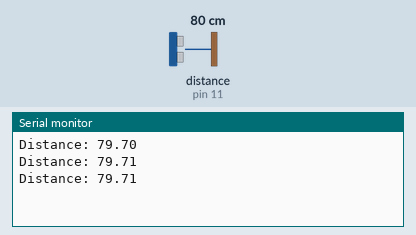
The sketch below on a simulated Arduino Uno, built with avr-gcc and run on an emulated ATmega328P. On the bench: the last lines printed to the serial monitor. Wiring (inferred from the names in the program): ultrasonic range finder: trigger pin 10; echo pin 11. The test bench sets the inputs (shaded band); at power-on: distance to the obstacle (sensor on pin 11) 80 cm. The echo pulse lasts 58.3 µs per cm.

Above: at 1.3 s.
1.4 s: distance to the obstacle (sensor on pin 11) set to 2 cm
At 1.9 s:
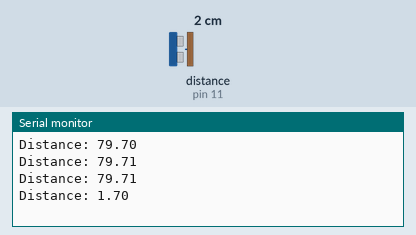
2.9 s: distance to the obstacle (sensor on pin 11) set to 4 cm
At 3.4 s:
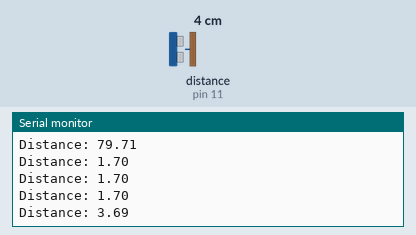
Timing chart, 0 to 5.9 s (numbered marks = the images above; inputs shaded):
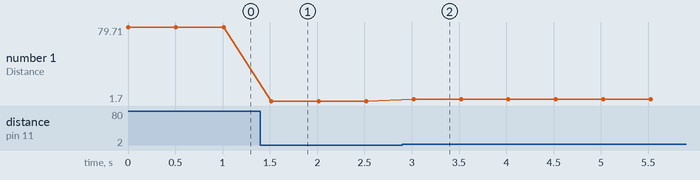

The sketch:

Ultrasonic_sensor.ino
```cpp
#define Trig 10
#define Echo 11

//NOTE: based on minimal testing, ultrasonic sensor seems to overestimate by <=1cm
// dead zone seems to be <5cm so not useful
//doesnt work past 2.74 meters, at 1.4m is +-3cm and a bit unreliable/inconsistent

float duration = 0;
float distance = 0;

void setup() {
  // put your setup code here, to run once:
  pinMode(Trig, OUTPUT);
	pinMode(Echo, INPUT);
	Serial.begin(9600);
}

void loop() {
  // put your main code here, to run repeatedly:
  Serial.print("Distance: ");
	Serial.println(getUltrasonicDist());
	delay(500);
}

float getUltrasonicDist() {
  digitalWrite(Trig, LOW);
	delayMicroseconds(2);
	digitalWrite(Trig, HIGH);
	delayMicroseconds(10);
	digitalWrite(Trig, LOW);

  duration = pulseIn(Echo, HIGH);
  return (duration*0.0343)/2;
}
```

Measured:
- after the input at 1.4 s, the serial monitor: prints a new line after 0.12 s (image 1)
- after the input at 2.9 s, the serial monitor: prints a new line after 0.12 s (image 2)
- plotted number 1: 79.71 → 1.7 after the input at 1.4 s, 1.7 → 3.69 after the input at 2.9 s
